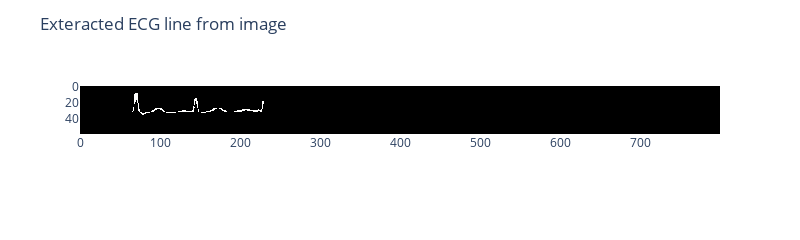
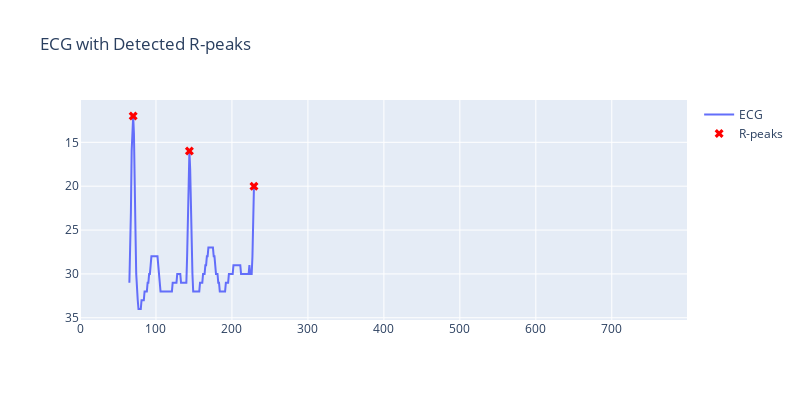

Notebook code for these charts, in order:
### Code cell
for image,dcm in zip(images[:3], dcms[:3]):
    images_indecies = list()
    # color_map = find_color_space(dcm)

    img_visualization(image[-1,:,:,:])
    # pass the 3D image
    coordinates  = extraction(image[-1,:,:,:].squeeze(), 'color_map')
    print(coordinates)
    
    
    # images_indecies.append(cycle_indentifier(image, coordinates, 'color_map'))

    print('##############################################')

### Figure 1 — Plotly figure (JSON) as saved in the notebook; plotly's stock layout.template omitted (floating-point values rounded to 4 significant figures; data arrays with more than 128 entries replaced by an {"elided": "..."} marker saying what was removed)
{"data": [{"coloraxis": "coloraxis", "hovertemplate": "x: %{x}<br>y: %{y}<br>color: %{z}<extra></extra>", "name": "0", "type": "heatmap", "xaxis": "x", "yaxis": "y", "z": {"elided": "60x800 int values"}}], "layout": {"coloraxis": {"colorscale": [[0, "rgb(0, 0, 0)"], [0.09091, "rgb(16, 16, 16)"], [0.1818, "rgb(38, 38, 38)"], [0.2727, "rgb(59, 59, 59)"], [0.3636, "rgb(81, 80, 80)"], [0.4545, "rgb(102, 101, 101)"], [0.5455, "rgb(124, 123, 122)"], [0.6364, "rgb(146, 146, 145)"], [0.7273, "rgb(171, 171, 170)"], [0.8182, "rgb(197, 197, 195)"], [0.9091, "rgb(224, 224, 223)"], [1, "rgb(254, 254, 253)"]], "showscale": false}, "height": 200, "margin": {"t": 60}, "title": {"text": "Exteracted ECG line from image"}, "width": 800, "xaxis": {"anchor": "y", "constrain": "domain", "domain": [0, 1], "scaleanchor": "y"}, "yaxis": {"anchor": "x", "autorange": "reversed", "constrain": "domain", "domain": [0, 1]}}}

### Figure 2 — Plotly figure (JSON) as saved in the notebook; plotly's stock layout.template omitted (floating-point values rounded to 4 significant figures; data arrays with more than 128 entries replaced by an {"elided": "..."} marker saying what was removed)
{"data": [{"mode": "lines", "name": "ECG", "type": "scatter", "y": {"elided": "800 int values"}}, {"marker": {"color": "red", "size": 8, "symbol": "x"}, "mode": "markers", "name": "R-peaks", "type": "scatter", "x": [70, 144, 229], "y": [12, 16, 20]}], "layout": {"height": 400, "title": {"text": "ECG with Detected R-peaks"}, "width": 800, "yaxis": {"autorange": "reversed"}}}
